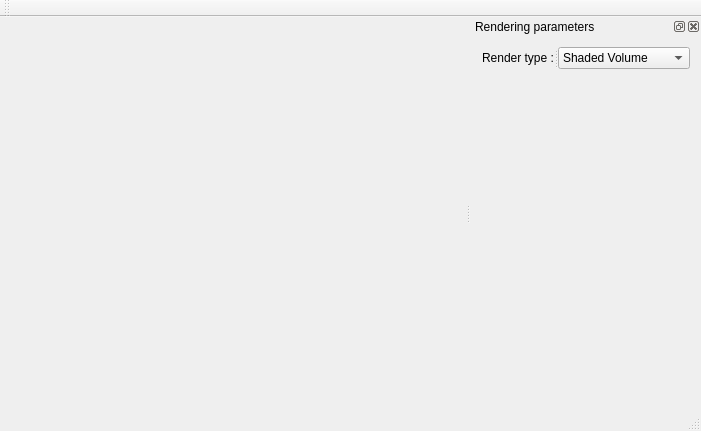
<?xml version="1.0" encoding="UTF-8"?>
<ui version="4.0">
 <class>VolumeVizClass</class>
 <widget class="QMainWindow" name="VolumeVizClass">
  <property name="geometry">
   <rect>
    <x>0</x>
    <y>0</y>
    <width>701</width>
    <height>431</height>
   </rect>
  </property>
  <property name="windowTitle">
   <string>VolumeViz</string>
  </property>
  <widget class="QWidget" name="centralWidget"/>
  <widget class="QMenuBar" name="menuBar">
   <property name="geometry">
    <rect>
     <x>0</x>
     <y>0</y>
     <width>701</width>
     <height>21</height>
    </rect>
   </property>
  </widget>
  <widget class="QToolBar" name="mainToolBar">
   <attribute name="toolBarArea">
    <enum>TopToolBarArea</enum>
   </attribute>
   <attribute name="toolBarBreak">
    <bool>false</bool>
   </attribute>
  </widget>
  <widget class="QStatusBar" name="statusBar"/>
  <widget class="QDockWidget" name="dockWidget">
   <property name="allowedAreas">
    <set>Qt::LeftDockWidgetArea|Qt::RightDockWidgetArea</set>
   </property>
   <property name="windowTitle">
    <string>Rendering parameters</string>
   </property>
   <attribute name="dockWidgetArea">
    <number>2</number>
   </attribute>
   <widget class="QWidget" name="dockWidgetContents">
    <layout class="QGridLayout" name="gridLayout">
     <item row="0" column="0">
      <widget class="QSplitter" name="splitter">
       <property name="orientation">
        <enum>Qt::Horizontal</enum>
       </property>
       <widget class="QLabel" name="label">
        <property name="text">
         <string>Render type :</string>
        </property>
       </widget>
       <widget class="QComboBox" name="comboBox">
        <property name="sizePolicy">
         <sizepolicy hsizetype="MinimumExpanding" vsizetype="Fixed">
          <horstretch>0</horstretch>
          <verstretch>0</verstretch>
         </sizepolicy>
        </property>
        <item>
         <property name="text">
          <string>Shaded Volume</string>
         </property>
        </item>
        <item>
         <property name="text">
          <string>Unshaded Volume</string>
         </property>
        </item>
        <item>
         <property name="text">
          <string>Opacity</string>
         </property>
        </item>
        <item>
         <property name="text">
          <string>Depth</string>
         </property>
        </item>
       </widget>
      </widget>
     </item>
     <item row="1" column="0">
      <spacer name="verticalSpacer">
       <property name="orientation">
        <enum>Qt::Vertical</enum>
       </property>
       <property name="sizeHint" stdset="0">
        <size>
         <width>20</width>
         <height>309</height>
        </size>
       </property>
      </spacer>
     </item>
    </layout>
   </widget>
  </widget>
 </widget>
 <layoutdefault spacing="6" margin="11"/>
 <resources>
  <include location="VolumeViz.qrc"/>
 </resources>
 <connections/>
</ui>
